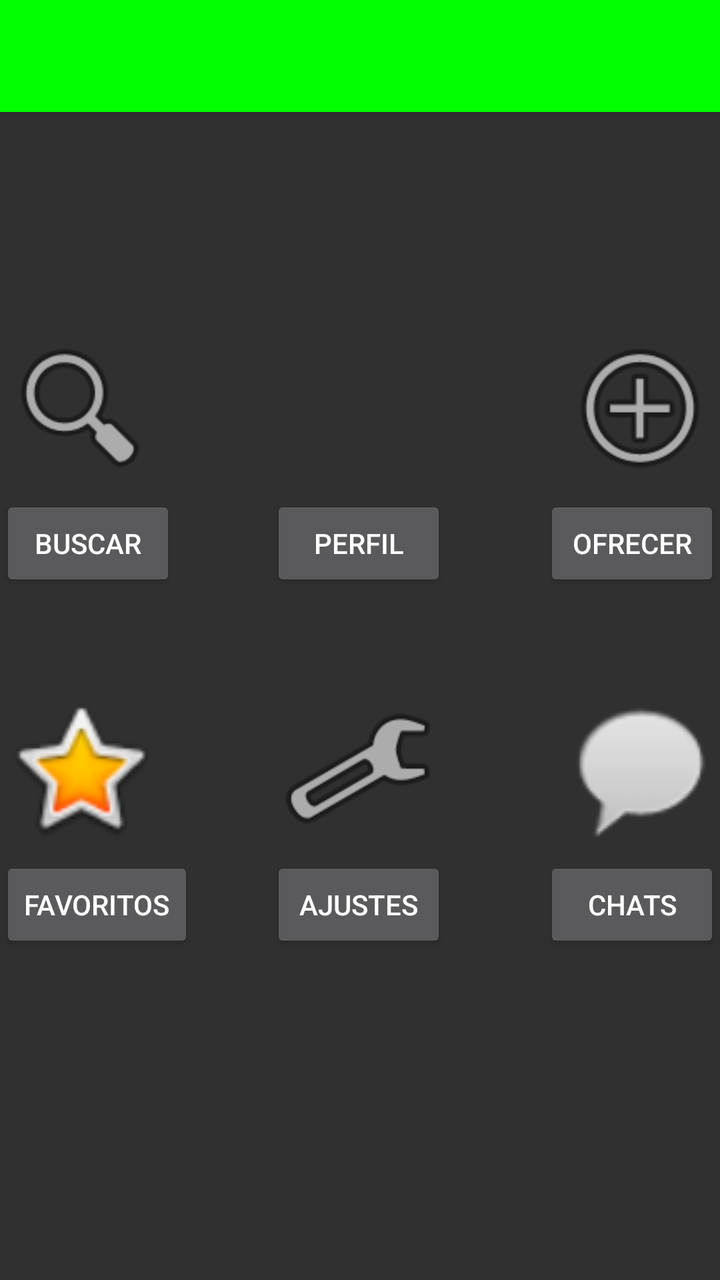
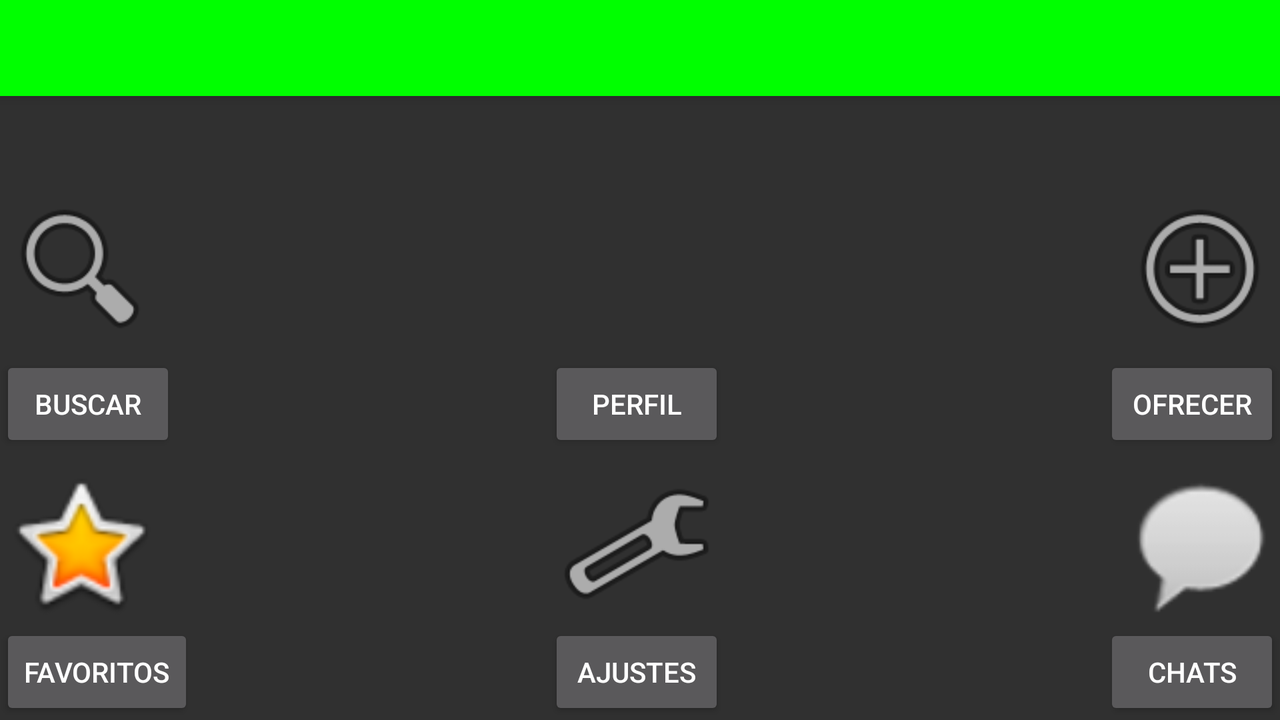

An Android layout and its configuration variant, each rendered on a device that would load it. The default file and the variant file are quoted in full after the pictures.
<!-- AndroidManifest.xml: application theme TemaDASNoActionBar -->
<!-- res/layout/activity_main.xml -->
<?xml version="1.0" encoding="utf-8"?>
<androidx.constraintlayout.widget.ConstraintLayout xmlns:android="http://schemas.android.com/apk/res/android"
    xmlns:app="http://schemas.android.com/apk/res-auto"
    xmlns:tools="http://schemas.android.com/tools"
    android:layout_width="match_parent"
    android:layout_height="match_parent"
    tools:context=".ActivityMain">

    <androidx.appcompat.widget.Toolbar
        android:id="@+id/labarra"
        android:layout_width="match_parent"
        android:layout_height="?attr/actionBarSize"
        android:background="#00FF00"
        android:elevation="4dp"
        app:layout_constraintEnd_toEndOf="parent"
        app:layout_constraintStart_toStartOf="parent"
        app:layout_constraintTop_toTopOf="parent" />

    <ImageView
        android:id="@+id/preferenceIcon"
        android:layout_width="80dp"
        android:layout_height="80dp"
        android:contentDescription="@string/contentdescription"
        android:onClick="ajustes"
        app:layout_constraintBottom_toBottomOf="parent"
        app:layout_constraintEnd_toEndOf="parent"
        app:layout_constraintHorizontal_bias="0.497"
        app:layout_constraintStart_toStartOf="parent"
        app:layout_constraintTop_toTopOf="parent"
        app:layout_constraintVertical_bias="0.615"
        app:srcCompat="@android:drawable/ic_menu_preferences" />

    <Button
        android:id="@+id/ajustes"
        android:layout_width="wrap_content"
        android:layout_height="wrap_content"
        android:layout_marginTop="4dp"
        android:onClick="ajustes"
        android:text="@string/ajustes"
        app:layout_constraintEnd_toEndOf="parent"
        app:layout_constraintHorizontal_bias="0.497"
        app:layout_constraintStart_toStartOf="parent"
        app:layout_constraintTop_toBottomOf="@+id/preferenceIcon" />

    <ImageView
        android:id="@+id/userIcon"
        android:layout_width="80dp"
        android:layout_height="80dp"
        android:contentDescription="@string/contentdescription"
        android:onClick="mostrarPerfil"
        app:layout_constraintBottom_toTopOf="@+id/preferenceIcon"
        app:layout_constraintEnd_toEndOf="parent"
        app:layout_constraintHorizontal_bias="0.494"
        app:layout_constraintStart_toStartOf="parent"
        app:layout_constraintTop_toTopOf="parent"
        app:layout_constraintVertical_bias="0.619"
        app:srcCompat="@drawable/user_icon" />

    <ImageView
        android:id="@+id/favouriteIcon"
        android:layout_width="80dp"
        android:layout_height="80dp"
        android:contentDescription="@string/contentdescription"
        android:onClick="mostrarFavoritos"
        app:layout_constraintBottom_toBottomOf="parent"
        app:layout_constraintStart_toStartOf="parent"
        app:layout_constraintTop_toTopOf="parent"
        app:layout_constraintVertical_bias="0.615"
        app:srcCompat="@android:drawable/btn_star_big_on" />

    <ImageView
        android:id="@+id/searchIcon"
        android:layout_width="80dp"
        android:layout_height="80dp"
        android:contentDescription="@string/contentdescription"
        android:onClick="buscar"
        app:layout_constraintBottom_toTopOf="@+id/favouriteIcon"
        app:layout_constraintStart_toStartOf="parent"
        app:layout_constraintTop_toTopOf="parent"
        app:layout_constraintVertical_bias="0.619"
        app:srcCompat="@android:drawable/ic_menu_search" />

    <ImageView
        android:id="@+id/addIcon"
        android:layout_width="80dp"
        android:layout_height="80dp"
        android:contentDescription="@string/contentdescription"
        android:onClick="ofrecer"
        app:layout_constraintBottom_toTopOf="@+id/chatIcon"
        app:layout_constraintEnd_toEndOf="parent"
        app:layout_constraintTop_toTopOf="parent"
        app:layout_constraintVertical_bias="0.619"
        app:srcCompat="@android:drawable/ic_menu_add" />

    <Button
        android:id="@+id/buscar"
        android:layout_width="wrap_content"
        android:layout_height="wrap_content"
        android:layout_marginTop="4dp"
        android:onClick="buscar"
        android:text="@string/buscar"
        app:layout_constraintStart_toStartOf="parent"
        app:layout_constraintTop_toBottomOf="@+id/searchIcon" />

    <ImageView
        android:id="@+id/chatIcon"
        android:layout_width="80dp"
        android:layout_height="80dp"
        android:contentDescription="@string/contentdescription"
        android:onClick="mostrarChats"
        app:layout_constraintBottom_toBottomOf="parent"
        app:layout_constraintEnd_toEndOf="parent"
        app:layout_constraintTop_toTopOf="parent"
        app:layout_constraintVertical_bias="0.615"
        app:srcCompat="@android:drawable/sym_action_chat" />

    <Button
        android:id="@+id/mostrarChats"
        android:layout_width="wrap_content"
        android:layout_height="wrap_content"
        android:layout_marginTop="4dp"
        android:onClick="mostrarChats"
        android:text="@string/chats"
        app:layout_constraintEnd_toEndOf="parent"
        app:layout_constraintTop_toBottomOf="@+id/chatIcon" />

    <Button
        android:id="@+id/mostrarPerfil2"
        android:layout_width="wrap_content"
        android:layout_height="wrap_content"
        android:layout_marginTop="4dp"
        android:onClick="mostrarPerfil"
        android:text="@string/perfil"
        app:layout_constraintEnd_toEndOf="parent"
        app:layout_constraintHorizontal_bias="0.497"
        app:layout_constraintStart_toStartOf="parent"
        app:layout_constraintTop_toBottomOf="@+id/userIcon" />

    <Button
        android:id="@+id/ofrecer"
        android:layout_width="wrap_content"
        android:layout_height="wrap_content"
        android:layout_marginTop="4dp"
        android:onClick="ofrecer"
        android:text="@string/ofrecer"
        app:layout_constraintEnd_toEndOf="parent"
        app:layout_constraintTop_toBottomOf="@+id/addIcon" />

    <Button
        android:id="@+id/mostrarFavoritos"
        android:layout_width="wrap_content"
        android:layout_height="wrap_content"
        android:layout_marginTop="4dp"
        android:onClick="mostrarFavoritos"
        android:text="@string/favoritos"
        app:layout_constraintStart_toStartOf="parent"
        app:layout_constraintTop_toBottomOf="@+id/favouriteIcon" />

</androidx.constraintlayout.widget.ConstraintLayout>
<!-- resources referenced by this layout -->
<resources>
  <string name="ajustes">Ajustes</string>
  
      //XMLs
  <string name="buscar">Buscar</string>
  <string name="chats">Chats</string>
  <string name="contentdescription">contentDescription</string>
  <string name="favoritos">Favoritos</string>
  <string name="ofrecer">Ofrecer</string>
  <string name="perfil">Perfil</string>
  <style name="TemaDASNoActionBar" parent="Theme.AppCompat.NoActionBar">
          <item name="colorPrimary">#00FF00</item>
          <item name="colorPrimaryDark">#FFFFFF</item>
          <item name="colorAccent">#FFC300</item>
      </style>
</resources>
<!-- res/layout-land/activity_main.xml (the repository's variant of the layout above) -->
<!-- drawn on the phone turned sideways -->
<?xml version="1.0" encoding="utf-8"?>
<androidx.constraintlayout.widget.ConstraintLayout xmlns:android="http://schemas.android.com/apk/res/android"
    xmlns:app="http://schemas.android.com/apk/res-auto"
    xmlns:tools="http://schemas.android.com/tools"
    android:layout_width="match_parent"
    android:layout_height="match_parent"
    tools:context=".ActivityMain">

    <androidx.appcompat.widget.Toolbar
        android:id="@+id/labarra"
        android:layout_width="match_parent"
        android:layout_height="?attr/actionBarSize"
        android:background="#00FF00"
        android:elevation="4dp"
        app:layout_constraintEnd_toEndOf="parent"
        app:layout_constraintStart_toStartOf="parent"
        app:layout_constraintTop_toTopOf="parent" />

    <ImageView
        android:id="@+id/preferenceIcon"
        android:layout_width="80dp"
        android:layout_height="80dp"
        android:contentDescription="@string/contentdescription"
        android:onClick="ajustes"
        app:layout_constraintBottom_toTopOf="@+id/ajustes"
        app:layout_constraintEnd_toEndOf="parent"
        app:layout_constraintHorizontal_bias="0.497"
        app:layout_constraintStart_toStartOf="parent"
        app:srcCompat="@android:drawable/ic_menu_preferences" />

    <Button
        android:id="@+id/ajustes"
        android:layout_width="wrap_content"
        android:layout_height="wrap_content"
        android:onClick="ajustes"
        android:text="@string/ajustes"
        app:layout_constraintBottom_toBottomOf="parent"
        app:layout_constraintEnd_toEndOf="parent"
        app:layout_constraintHorizontal_bias="0.497"
        app:layout_constraintStart_toStartOf="parent" />

    <ImageView
        android:id="@+id/userIcon"
        android:layout_width="80dp"
        android:layout_height="80dp"
        android:contentDescription="@string/contentdescription"
        android:onClick="mostrarPerfil"
        app:layout_constraintBottom_toTopOf="@+id/preferenceIcon"
        app:layout_constraintEnd_toEndOf="parent"
        app:layout_constraintHorizontal_bias="0.494"
        app:layout_constraintStart_toStartOf="parent"
        app:layout_constraintTop_toTopOf="parent"
        app:layout_constraintVertical_bias="0.619"
        app:srcCompat="@drawable/user_icon" />

    <ImageView
        android:id="@+id/favouriteIcon"
        android:layout_width="80dp"
        android:layout_height="80dp"
        android:contentDescription="@string/contentdescription"
        android:onClick="mostrarFavoritos"
        app:layout_constraintBottom_toTopOf="@+id/mostrarFavoritos"
        app:layout_constraintStart_toStartOf="parent"
        app:srcCompat="@android:drawable/btn_star_big_on" />

    <ImageView
        android:id="@+id/searchIcon"
        android:layout_width="80dp"
        android:layout_height="80dp"
        android:contentDescription="@string/contentdescription"
        android:onClick="buscar"
        app:layout_constraintBottom_toTopOf="@+id/favouriteIcon"
        app:layout_constraintStart_toStartOf="parent"
        app:layout_constraintTop_toTopOf="parent"
        app:layout_constraintVertical_bias="0.619"
        app:srcCompat="@android:drawable/ic_menu_search" />

    <ImageView
        android:id="@+id/addIcon"
        android:layout_width="80dp"
        android:layout_height="80dp"
        android:contentDescription="@string/contentdescription"
        android:onClick="ofrecer"
        app:layout_constraintBottom_toTopOf="@+id/chatIcon"
        app:layout_constraintEnd_toEndOf="parent"
        app:layout_constraintTop_toTopOf="parent"
        app:layout_constraintVertical_bias="0.619"
        app:srcCompat="@android:drawable/ic_menu_add" />

    <Button
        android:id="@+id/buscar"
        android:layout_width="wrap_content"
        android:layout_height="wrap_content"
        android:layout_marginTop="4dp"
        android:onClick="buscar"
        android:text="@string/buscar"
        app:layout_constraintStart_toStartOf="parent"
        app:layout_constraintTop_toBottomOf="@+id/searchIcon" />

    <ImageView
        android:id="@+id/chatIcon"
        android:layout_width="80dp"
        android:layout_height="80dp"
        android:contentDescription="@string/contentdescription"
        android:onClick="mostrarChats"
        app:layout_constraintBottom_toTopOf="@+id/mostrarChats"
        app:layout_constraintEnd_toEndOf="parent"
        app:srcCompat="@android:drawable/sym_action_chat" />

    <Button
        android:id="@+id/mostrarChats"
        android:layout_width="wrap_content"
        android:layout_height="wrap_content"
        android:onClick="mostrarChats"
        android:text="@string/chats"
        app:layout_constraintBottom_toBottomOf="parent"
        app:layout_constraintEnd_toEndOf="parent" />

    <Button
        android:id="@+id/mostrarPerfil2"
        android:layout_width="wrap_content"
        android:layout_height="wrap_content"
        android:layout_marginTop="4dp"
        android:onClick="mostrarPerfil"
        android:text="@string/perfil"
        app:layout_constraintEnd_toEndOf="parent"
        app:layout_constraintHorizontal_bias="0.497"
        app:layout_constraintStart_toStartOf="parent"
        app:layout_constraintTop_toBottomOf="@+id/userIcon" />

    <Button
        android:id="@+id/ofrecer"
        android:layout_width="wrap_content"
        android:layout_height="wrap_content"
        android:layout_marginTop="4dp"
        android:onClick="ofrecer"
        android:text="@string/ofrecer"
        app:layout_constraintEnd_toEndOf="parent"
        app:layout_constraintTop_toBottomOf="@+id/addIcon" />

    <Button
        android:id="@+id/mostrarFavoritos"
        android:layout_width="wrap_content"
        android:layout_height="wrap_content"
        android:onClick="mostrarFavoritos"
        android:text="@string/favoritos"
        app:layout_constraintBottom_toBottomOf="parent"
        app:layout_constraintStart_toStartOf="parent" />

</androidx.constraintlayout.widget.ConstraintLayout>
